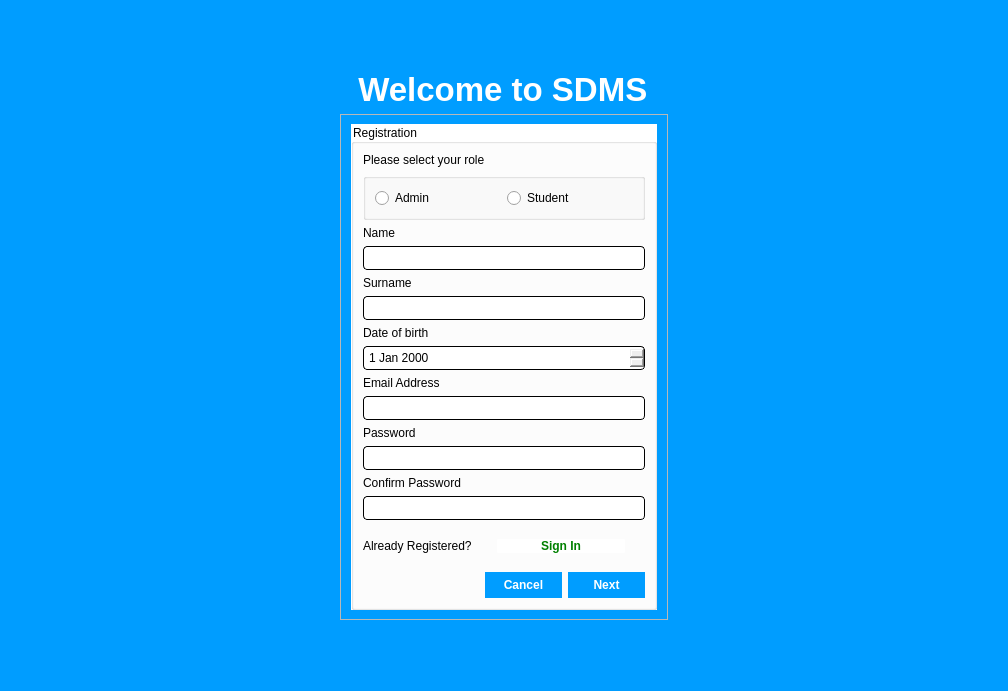
<?xml version="1.0" encoding="UTF-8"?>
<ui version="4.0">
 <class>RegisterWindow</class>
 <widget class="QDialog" name="RegisterWindow">
  <property name="geometry">
   <rect>
    <x>0</x>
    <y>0</y>
    <width>1008</width>
    <height>691</height>
   </rect>
  </property>
  <property name="minimumSize">
   <size>
    <width>1008</width>
    <height>691</height>
   </size>
  </property>
  <property name="maximumSize">
   <size>
    <width>1008</width>
    <height>691</height>
   </size>
  </property>
  <property name="windowTitle">
   <string>Dialog</string>
  </property>
  <property name="styleSheet">
   <string notr="true">#RegisterWindow
{
background-color:rgb(0, 157, 255)
}</string>
  </property>
  <layout class="QGridLayout" name="gridLayout_3">
   <item row="0" column="1">
    <spacer name="verticalSpacer">
     <property name="orientation">
      <enum>Qt::Vertical</enum>
     </property>
     <property name="sizeHint" stdset="0">
      <size>
       <width>20</width>
       <height>40</height>
      </size>
     </property>
    </spacer>
   </item>
   <item row="1" column="1">
    <widget class="QLabel" name="label">
     <property name="font">
      <font>
       <pointsize>25</pointsize>
       <bold>true</bold>
      </font>
     </property>
     <property name="styleSheet">
      <string notr="true">#label
{
color:white;
}</string>
     </property>
     <property name="text">
      <string>  Welcome to SDMS</string>
     </property>
    </widget>
   </item>
   <item row="2" column="0">
    <spacer name="horizontalSpacer">
     <property name="orientation">
      <enum>Qt::Horizontal</enum>
     </property>
     <property name="sizeHint" stdset="0">
      <size>
       <width>40</width>
       <height>20</height>
      </size>
     </property>
    </spacer>
   </item>
   <item row="2" column="1">
    <widget class="QFrame" name="frame">
     <property name="frameShape">
      <enum>QFrame::StyledPanel</enum>
     </property>
     <property name="frameShadow">
      <enum>QFrame::Raised</enum>
     </property>
     <layout class="QGridLayout" name="gridLayout_2">
      <item row="1" column="0">
       <widget class="QGroupBox" name="groupBox">
        <property name="maximumSize">
         <size>
          <width>306</width>
          <height>600</height>
         </size>
        </property>
        <property name="styleSheet">
         <string notr="true">#groupBox
{
	font: 15pt &quot;Segoe UI&quot;;
background:white;
}</string>
        </property>
        <property name="title">
         <string>Registration</string>
        </property>
        <layout class="QVBoxLayout" name="verticalLayout_2">
         <item>
          <widget class="QLabel" name="label_9">
           <property name="text">
            <string>Please select your role</string>
           </property>
          </widget>
         </item>
         <item>
          <layout class="QVBoxLayout" name="verticalLayout_3">
           <item>
            <widget class="QGroupBox" name="groupBox_2">
             <property name="title">
              <string/>
             </property>
             <layout class="QGridLayout" name="gridLayout">
              <item row="0" column="0">
               <layout class="QHBoxLayout" name="horizontalLayout_4">
                <item>
                 <widget class="QRadioButton" name="radioButton">
                  <property name="text">
                   <string>Admin</string>
                  </property>
                 </widget>
                </item>
                <item>
                 <widget class="QRadioButton" name="radioButton_2">
                  <property name="text">
                   <string>Student</string>
                  </property>
                 </widget>
                </item>
               </layout>
              </item>
             </layout>
            </widget>
           </item>
           <item>
            <widget class="QLabel" name="label_5">
             <property name="text">
              <string>Name</string>
             </property>
            </widget>
           </item>
           <item>
            <widget class="QLineEdit" name="nameLine">
             <property name="toolTipDuration">
              <number>-1</number>
             </property>
             <property name="styleSheet">
              <string notr="true">#nameLine
{
border-radius:4px;
border:1px solid black;
padding:3px
}</string>
             </property>
             <property name="cursorPosition">
              <number>0</number>
             </property>
            </widget>
           </item>
          </layout>
         </item>
         <item>
          <layout class="QHBoxLayout" name="horizontalLayout_5"/>
         </item>
         <item>
          <layout class="QVBoxLayout" name="verticalLayout_4">
           <item>
            <widget class="QLabel" name="label_6">
             <property name="text">
              <string>Surname</string>
             </property>
            </widget>
           </item>
           <item>
            <widget class="QLineEdit" name="surnameLine">
             <property name="styleSheet">
              <string notr="true">#surnameLine
{
border-radius:4px;
border:1px solid black;
padding:3px
}</string>
             </property>
            </widget>
           </item>
          </layout>
         </item>
         <item>
          <layout class="QVBoxLayout" name="verticalLayout">
           <item>
            <widget class="QLabel" name="label_7">
             <property name="text">
              <string>Date of birth</string>
             </property>
            </widget>
           </item>
           <item>
            <widget class="QDateEdit" name="dateEdit">
             <property name="styleSheet">
              <string notr="true">#dateEdit
{
border-radius:4px;
border:1px solid black;
padding:3px
}</string>
             </property>
            </widget>
           </item>
          </layout>
         </item>
         <item>
          <layout class="QHBoxLayout" name="horizontalLayout"/>
         </item>
         <item>
          <layout class="QVBoxLayout" name="verticalLayout_5">
           <item>
            <widget class="QLabel" name="label_2">
             <property name="text">
              <string>Email Address</string>
             </property>
            </widget>
           </item>
           <item>
            <widget class="QLineEdit" name="emailLine">
             <property name="styleSheet">
              <string notr="true">#emailLine
{
border-radius:4px;
border:1px solid black;
padding:3px
}</string>
             </property>
            </widget>
           </item>
          </layout>
         </item>
         <item>
          <layout class="QVBoxLayout" name="verticalLayout_6">
           <item>
            <widget class="QLabel" name="label_3">
             <property name="text">
              <string>Password</string>
             </property>
            </widget>
           </item>
           <item>
            <widget class="QLineEdit" name="passwordLine">
             <property name="styleSheet">
              <string notr="true">#passwordLine
{
border-radius:4px;
border:1px solid black;
padding:3px;
text-type:password;
}</string>
             </property>
             <property name="echoMode">
              <enum>QLineEdit::Password</enum>
             </property>
            </widget>
           </item>
          </layout>
         </item>
         <item>
          <layout class="QVBoxLayout" name="verticalLayout_7">
           <item>
            <widget class="QLabel" name="label_4">
             <property name="text">
              <string>Confirm Password</string>
             </property>
            </widget>
           </item>
           <item>
            <widget class="QLineEdit" name="conPasswordLine">
             <property name="contextMenuPolicy">
              <enum>Qt::DefaultContextMenu</enum>
             </property>
             <property name="styleSheet">
              <string notr="true">#conPasswordLine
{
border-radius:4px;
border:1px solid black;
padding:3px
}</string>
             </property>
             <property name="echoMode">
              <enum>QLineEdit::Password</enum>
             </property>
             <property name="clearButtonEnabled">
              <bool>false</bool>
             </property>
            </widget>
           </item>
          </layout>
         </item>
         <item>
          <layout class="QHBoxLayout" name="horizontalLayout_2">
           <item>
            <widget class="QLabel" name="label_8">
             <property name="text">
              <string>Already Registered?</string>
             </property>
            </widget>
           </item>
           <item>
            <widget class="QPushButton" name="signInButton">
             <property name="font">
              <font>
               <bold>true</bold>
              </font>
             </property>
             <property name="cursor">
              <cursorShape>PointingHandCursor</cursorShape>
             </property>
             <property name="styleSheet">
              <string notr="true">#signInButton
{
background-color:white;
color:green;
border-radius:1px

}</string>
             </property>
             <property name="text">
              <string>Sign In</string>
             </property>
            </widget>
           </item>
           <item>
            <spacer name="verticalSpacer_3">
             <property name="orientation">
              <enum>Qt::Vertical</enum>
             </property>
             <property name="sizeHint" stdset="0">
              <size>
               <width>20</width>
               <height>40</height>
              </size>
             </property>
            </spacer>
           </item>
          </layout>
         </item>
         <item>
          <layout class="QHBoxLayout" name="horizontalLayout_6">
           <item>
            <spacer name="horizontalSpacer_3">
             <property name="orientation">
              <enum>Qt::Horizontal</enum>
             </property>
             <property name="sizeHint" stdset="0">
              <size>
               <width>40</width>
               <height>20</height>
              </size>
             </property>
            </spacer>
           </item>
           <item>
            <widget class="QPushButton" name="cancelButton">
             <property name="font">
              <font>
               <bold>true</bold>
              </font>
             </property>
             <property name="cursor">
              <cursorShape>PointingHandCursor</cursorShape>
             </property>
             <property name="styleSheet">
              <string notr="true">#cancelButton
{
	background-color:rgb(0, 157, 255);
color:white;
border:1px solid rgb(0, 157, 255);
width:65px;
padding:5px;
}
#cancelButton:hover
{
border:rgb(0, 87, 145);
background-color:rgb(0, 87, 145);
color:white;
transition: all .5s ease;

}</string>
             </property>
             <property name="text">
              <string>Cancel</string>
             </property>
            </widget>
           </item>
           <item>
            <widget class="QPushButton" name="nextButton">
             <property name="font">
              <font>
               <bold>true</bold>
              </font>
             </property>
             <property name="cursor">
              <cursorShape>PointingHandCursor</cursorShape>
             </property>
             <property name="styleSheet">
              <string notr="true">#nextButton
{
	background-color:rgb(0, 157, 255);
color:white;
border:1px solid rgb(0, 157, 255);
width:65px;
padding:5px;
}
#nextButton:hover
{
border:rgb(0, 87, 145);
background-color:rgb(0, 87, 145);
color:white;

}</string>
             </property>
             <property name="text">
              <string>Next</string>
             </property>
            </widget>
           </item>
          </layout>
         </item>
         <item>
          <layout class="QHBoxLayout" name="horizontalLayout_3"/>
         </item>
        </layout>
       </widget>
      </item>
     </layout>
    </widget>
   </item>
   <item row="2" column="2">
    <spacer name="horizontalSpacer_2">
     <property name="orientation">
      <enum>Qt::Horizontal</enum>
     </property>
     <property name="sizeHint" stdset="0">
      <size>
       <width>40</width>
       <height>20</height>
      </size>
     </property>
    </spacer>
   </item>
   <item row="3" column="1">
    <spacer name="verticalSpacer_2">
     <property name="orientation">
      <enum>Qt::Vertical</enum>
     </property>
     <property name="sizeHint" stdset="0">
      <size>
       <width>20</width>
       <height>40</height>
      </size>
     </property>
    </spacer>
   </item>
  </layout>
 </widget>
 <resources/>
 <connections/>
</ui>
